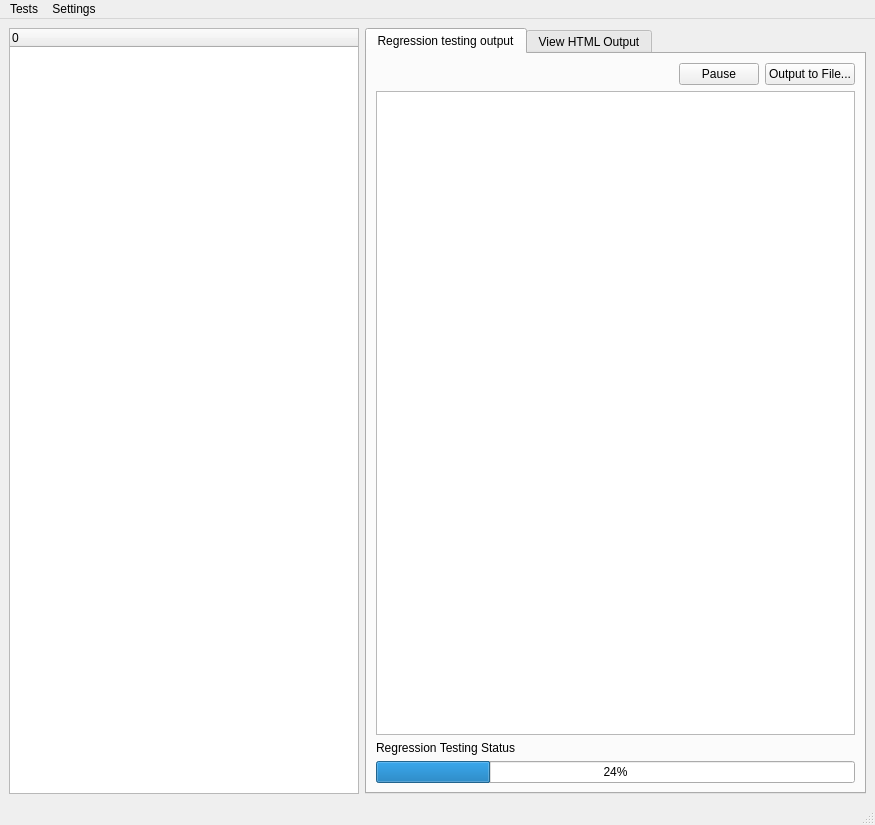
<ui version="4.0" >
 <class>MainWindow</class>
 <widget class="QMainWindow" name="MainWindow" >
  <property name="geometry" >
   <rect>
    <x>0</x>
    <y>0</y>
    <width>875</width>
    <height>825</height>
   </rect>
  </property>
  <property name="windowTitle" >
   <string>KHTML Regression Testing Utility</string>
  </property>
  <widget class="QWidget" name="centralwidget" >
   <layout class="QHBoxLayout" >
    <property name="margin" >
     <number>9</number>
    </property>
    <property name="spacing" >
     <number>6</number>
    </property>
    <item>
     <widget class="QTreeWidget" name="treeWidget" >
      <property name="sizePolicy" >
       <sizepolicy>
        <hsizetype>0</hsizetype>
        <vsizetype>7</vsizetype>
        <horstretch>0</horstretch>
        <verstretch>0</verstretch>
       </sizepolicy>
      </property>
      <property name="minimumSize" >
       <size>
        <width>350</width>
        <height>0</height>
       </size>
      </property>
      <property name="contextMenuPolicy" >
       <enum>Qt::CustomContextMenu</enum>
      </property>
      <property name="columnCount" >
       <number>1</number>
      </property>
      <column>
       <property name="text" >
        <string>0</string>
       </property>
      </column>
     </widget>
    </item>
    <item>
     <widget class="QTabWidget" name="tabWidget" >
      <widget class="QWidget" name="firstTab" >
       <attribute name="title" >
        <string>Regression testing output</string>
       </attribute>
       <layout class="QHBoxLayout" >
        <property name="margin" >
         <number>9</number>
        </property>
        <property name="spacing" >
         <number>6</number>
        </property>
        <item>
         <layout class="QVBoxLayout" >
          <property name="margin" >
           <number>0</number>
          </property>
          <property name="spacing" >
           <number>6</number>
          </property>
          <item>
           <layout class="QHBoxLayout" >
            <property name="margin" >
             <number>0</number>
            </property>
            <property name="spacing" >
             <number>6</number>
            </property>
            <item>
             <spacer>
              <property name="orientation" >
               <enum>Qt::Horizontal</enum>
              </property>
              <property name="sizeHint" >
               <size>
                <width>111</width>
                <height>20</height>
               </size>
              </property>
             </spacer>
            </item>
            <item>
             <widget class="QPushButton" name="pauseContinueButton" >
              <property name="sizePolicy" >
               <sizepolicy>
                <hsizetype>0</hsizetype>
                <vsizetype>0</vsizetype>
                <horstretch>0</horstretch>
                <verstretch>0</verstretch>
               </sizepolicy>
              </property>
              <property name="maximumSize" >
               <size>
                <width>16777215</width>
                <height>16777215</height>
               </size>
              </property>
              <property name="toolTip" >
               <string>Pause/Continue regression testing process</string>
              </property>
              <property name="whatsThis" >
               <string>Pause/Continue regression testing process</string>
              </property>
              <property name="layoutDirection" >
               <enum>Qt::LeftToRight</enum>
              </property>
              <property name="text" >
               <string>Pause</string>
              </property>
              <property name="flat" >
               <bool>false</bool>
              </property>
             </widget>
            </item>
            <item>
             <widget class="QPushButton" name="saveLogButton" >
              <property name="sizePolicy" >
               <sizepolicy>
                <hsizetype>0</hsizetype>
                <vsizetype>0</vsizetype>
                <horstretch>0</horstretch>
                <verstretch>0</verstretch>
               </sizepolicy>
              </property>
              <property name="maximumSize" >
               <size>
                <width>16777215</width>
                <height>16777215</height>
               </size>
              </property>
              <property name="toolTip" >
               <string>You may select a file where the log content is stored, before the regression testing is started.</string>
              </property>
              <property name="whatsThis" >
               <string>You may select a file where the log content is stored, before the regression testing is started.</string>
              </property>
              <property name="text" >
               <string>Output to File...</string>
              </property>
             </widget>
            </item>
           </layout>
          </item>
          <item>
           <widget class="QTextEdit" name="textEdit" />
          </item>
          <item>
           <widget class="QLabel" name="statusLabel" >
            <property name="text" >
             <string>Regression Testing Status</string>
            </property>
           </widget>
          </item>
          <item>
           <widget class="QProgressBar" name="progressBar" >
            <property name="value" >
             <number>24</number>
            </property>
            <property name="orientation" >
             <enum>Qt::Horizontal</enum>
            </property>
           </widget>
          </item>
         </layout>
        </item>
       </layout>
      </widget>
      <widget class="QWidget" name="secondTab" >
       <attribute name="title" >
        <string>View HTML Output</string>
       </attribute>
      </widget>
     </widget>
    </item>
   </layout>
  </widget>
  <widget class="QMenuBar" name="menubar" >
   <property name="geometry" >
    <rect>
     <x>0</x>
     <y>0</y>
     <width>875</width>
     <height>28</height>
    </rect>
   </property>
   <widget class="QMenu" name="menuSettings" >
    <property name="tearOffEnabled" >
     <bool>false</bool>
    </property>
    <property name="title" >
     <string>Settings</string>
    </property>
    <addaction name="actionOnly_run_JS_tests" />
    <addaction name="actionOnly_run_HTML_tests" />
    <addaction name="actionDo_not_suppress_debug_output" />
    <addaction name="actionDo_not_use_Xvfb" />
   </widget>
   <widget class="QMenu" name="menuMain" >
    <property name="title" >
     <string>Tests</string>
    </property>
    <addaction name="actionSpecify_tests_directory" />
    <addaction name="actionSpecify_khtml_directory" />
    <addaction name="actionSpecify_output_directory" />
    <addaction name="separator" />
    <addaction name="actionRun_tests" />
   </widget>
   <addaction name="menuMain" />
   <addaction name="menuSettings" />
  </widget>
  <widget class="QStatusBar" name="statusbar" >
   <property name="geometry" >
    <rect>
     <x>0</x>
     <y>804</y>
     <width>875</width>
     <height>21</height>
    </rect>
   </property>
  </widget>
  <action name="actionOnly_run_JS_tests" >
   <property name="checkable" >
    <bool>true</bool>
   </property>
   <property name="text" >
    <string>Only Run JS Tests</string>
   </property>
  </action>
  <action name="actionOnly_run_HTML_tests" >
   <property name="checkable" >
    <bool>true</bool>
   </property>
   <property name="text" >
    <string>Only Run HTML Tests</string>
   </property>
  </action>
  <action name="actionDo_not_suppress_debug_output" >
   <property name="checkable" >
    <bool>true</bool>
   </property>
   <property name="text" >
    <string>Do Not Suppress Debug Output</string>
   </property>
  </action>
  <action name="actionDo_not_use_Xvfb" >
   <property name="checkable" >
    <bool>true</bool>
   </property>
   <property name="text" >
    <string>Do not use Xvfb</string>
   </property>
  </action>
  <action name="actionRun_tests" >
   <property name="text" >
    <string>Run Tests...</string>
   </property>
  </action>
  <action name="actionRun_single_test" >
   <property name="text" >
    <string>Run Single Test...</string>
   </property>
  </action>
  <action name="actionSpecify_tests_directory" >
   <property name="text" >
    <string>Specify tests Directory...</string>
   </property>
  </action>
  <action name="actionSpecify_khtml_directory" >
   <property name="text" >
    <string>Specify khtml Directory...</string>
   </property>
  </action>
  <action name="actionSpecify_output_directory" >
   <property name="text" >
    <string>Specify Output Directory...</string>
   </property>
  </action>
 </widget>
 <resources>
  <include location="test_regression_gui.qrc" />
 </resources>
 <connections/>
</ui>
